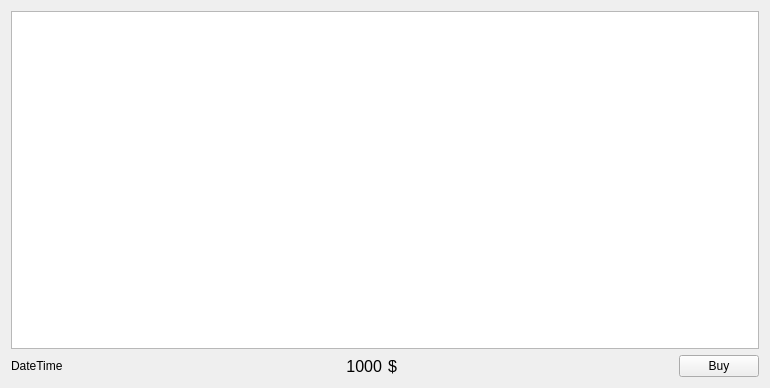
<?xml version="1.0" encoding="UTF-8"?>
<ui version="4.0">
 <class>Terminal</class>
 <widget class="QWidget" name="Terminal">
  <property name="geometry">
   <rect>
    <x>0</x>
    <y>0</y>
    <width>770</width>
    <height>388</height>
   </rect>
  </property>
  <property name="windowTitle">
   <string>Trading terminal</string>
  </property>
  <layout class="QGridLayout" name="gridLayout">
   <item row="0" column="0">
    <widget class="QChartView" name="plot">
     <property name="focusPolicy">
      <enum>Qt::NoFocus</enum>
     </property>
     <property name="renderHints">
      <set>QPainter::Antialiasing|QPainter::TextAntialiasing</set>
     </property>
    </widget>
   </item>
   <item row="1" column="0">
    <layout class="QHBoxLayout" name="horizontalLayout">
     <item>
      <widget class="QLabel" name="dt">
       <property name="text">
        <string>DateTime</string>
       </property>
      </widget>
     </item>
     <item>
      <spacer name="horizontalSpacer">
       <property name="orientation">
        <enum>Qt::Horizontal</enum>
       </property>
       <property name="sizeHint" stdset="0">
        <size>
         <width>40</width>
         <height>20</height>
        </size>
       </property>
      </spacer>
     </item>
     <item>
      <widget class="QLabel" name="money">
       <property name="font">
        <font>
         <pointsize>12</pointsize>
        </font>
       </property>
       <property name="text">
        <string>1000</string>
       </property>
       <property name="alignment">
        <set>Qt::AlignRight|Qt::AlignTrailing|Qt::AlignVCenter</set>
       </property>
      </widget>
     </item>
     <item>
      <widget class="QLabel" name="label_2">
       <property name="font">
        <font>
         <pointsize>12</pointsize>
        </font>
       </property>
       <property name="text">
        <string>$</string>
       </property>
      </widget>
     </item>
     <item>
      <spacer name="horizontalSpacer_2">
       <property name="orientation">
        <enum>Qt::Horizontal</enum>
       </property>
       <property name="sizeHint" stdset="0">
        <size>
         <width>40</width>
         <height>20</height>
        </size>
       </property>
      </spacer>
     </item>
     <item>
      <widget class="QPushButton" name="buy">
       <property name="focusPolicy">
        <enum>Qt::NoFocus</enum>
       </property>
       <property name="text">
        <string>Buy</string>
       </property>
       <property name="checkable">
        <bool>true</bool>
       </property>
      </widget>
     </item>
    </layout>
   </item>
  </layout>
 </widget>
 <customwidgets>
  <customwidget>
   <class>QChartView</class>
   <extends>QGraphicsView</extends>
   <header>qchartview.h</header>
  </customwidget>
 </customwidgets>
 <resources/>
 <connections/>
</ui>
